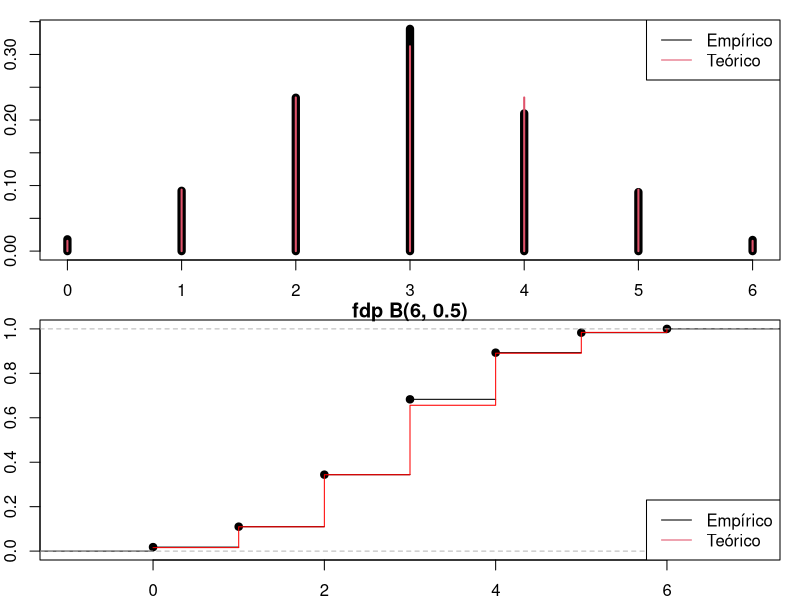
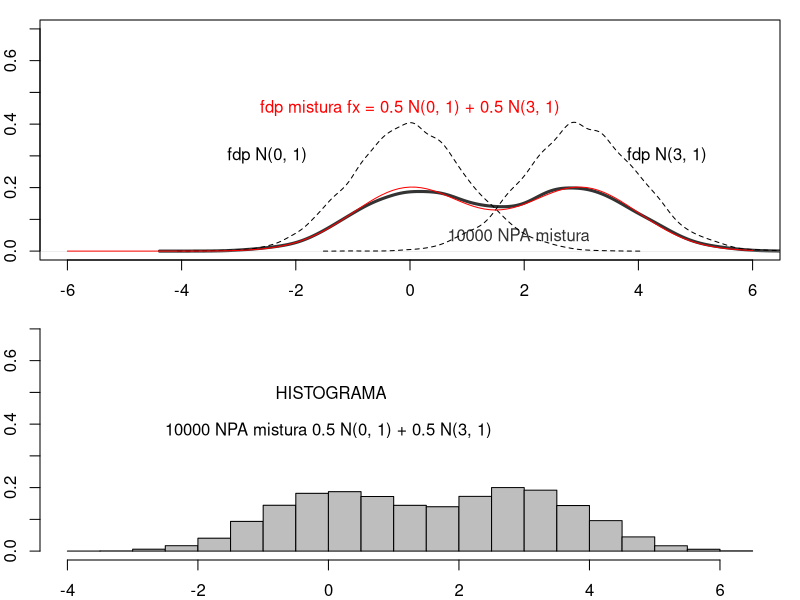
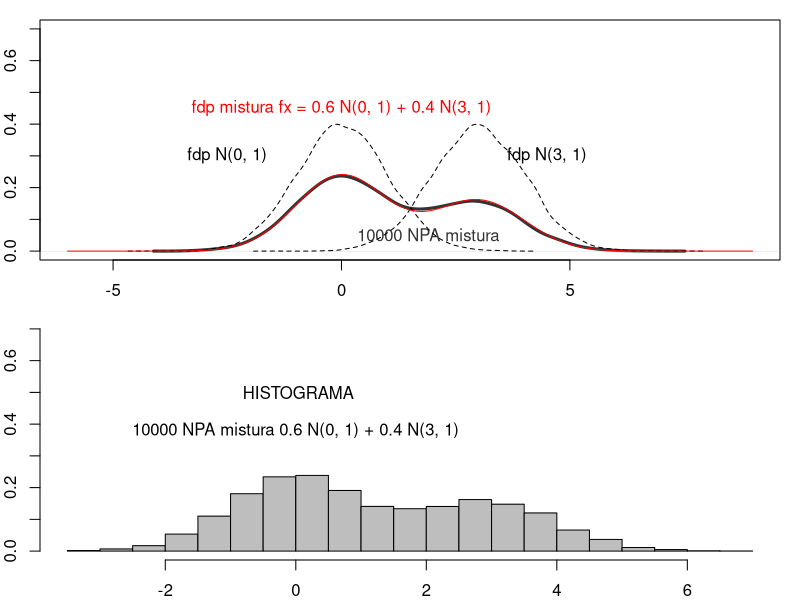
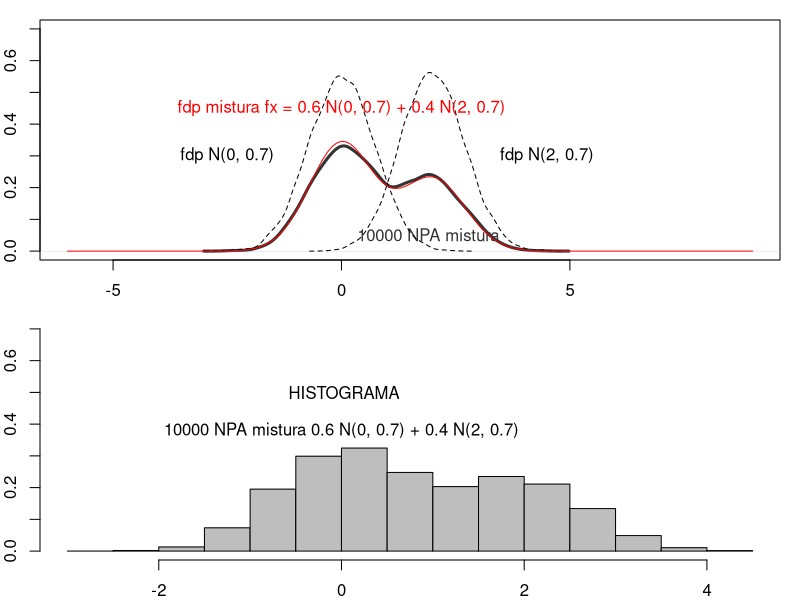

The R script that drew these images, in order:
## ---- chunk 1
knitr::opts_chunk$set(echo = TRUE)
library(stringr)

## ---- chunk 2
set.seed(444)


k <- 1000 # Nº de observações em cada amostra
n <- 6    # Nº de distribuições Bernoulli
p <- 0.5  # Probabilidade de sucesso

x <- matrix(as.integer(runif(k*n) > p), nrow = k, ncol=n)
y <- rowSums(x)
# medidas:
# mean(y)
# var(y)
# sd(y)
# hist(y, probability = T)

# escala gráficos
x.g <- c(0:n)

par(mfrow = c(2, 1),mar=c(2,2,1,1))

plot(prop.table(table(y)), xlab = "x", ylab = "P[X]", lwd=8)
points(dbinom(x.g, size=n, prob = p) ~ x.g, type = "h", col = 2, lwd = 2)
legend("topright", legend = c("Empírico", "Teórico"), lty = 1, col = c(1, 2))

plot(ecdf(y), main="fdp B(6, 0.5)")
lines(pbinom(x.g, size=n, prob=p)  ~ x.g, type = "s", col="red")
legend("bottomright", legend = c("Empírico", "Teórico"), lty = 1, col = c(1, 2))

# Medidas teóricas da distribuição:
# avg=np  S^2=npq S=sqrt(npq) 
# Onde p é a probabilidade de sucesso e q = 1 - p.

# Teste de autocorrelação
# acf(y)
## ---- chunk 3
elephant_in_boa_mixture <- function(mu_a, mu_b, 
                            desv_pad = 1, p_a = 1/2, p_b = 1/2, 
                            n = 10000, xx_min = -6, xx_max = 6) {
    
    mu <- c(mu_a, mu_b) # parâmetro mu de cada normal
    # "peso" de cada distribuição: p_a, p_b
    k <- sample(1:2, size=n, replace=TRUE, prob=c(p_a, p_b))
    m <- mu[k] # vector dim=n (mu_k1,...,mu_kn), elementos mu[1]=0 ou mu[2]=3
    x <- rnorm(n, m, desv_pad) 
    
    par(mfrow = c(2, 1),mar=c(2,2,1,1))
    # plot da densidade da mistura dos NPA
    plot(density(x), xlim = c(xx_min, xx_max), ylim = c(0, .7),
    lwd = 3, xlab="x", main="", col = "grey20")
    text(1.9, 0.05, str_glue("{n} NPA mistura"),col="grey20")

    # fdp de cada normal
    for (i in 1:2)
        lines(density(rnorm(n, mu[i], desv_pad)),lty=2)
    text(-2.5,.3, str_glue("fdp N({mu_a}, {desv_pad})"))
    text(4.5,.3, str_glue("fdp N({mu_b}, {desv_pad})"))
    
    # curva distribuição mistura teórica
    # fx = p_a N(mu_a, desv_pad) + p_b N(mu_n, desv_pad)
    t <- seq(xx_min, xx_max, by = 0.1)
    lines(t, p_a * dnorm(t, mu_a, desv_pad) + p_b * dnorm(t, mu_b, desv_pad), 
          lwd = 1, col = "red")
    text(0,.45, 
     str_glue('fdp mistura fx = {p_a} N({mu_a}, {desv_pad}) + {p_b} N({mu_b}, {desv_pad})'), 
     col="red")

    # HISTOGRAMA DOS NPA MISTURA
    hist(x, prob = TRUE, main = NULL, ylim = c(0, 0.7), col = "grey")
    text(0,0.50, " HISTOGRAMA")
    text(0,0.38, 
     str_glue("{n} NPA mistura {p_a} N({mu_a}, {desv_pad}) + {p_b} N({mu_b}, {desv_pad})"))
    
}

## ---- chunk 4
elephant_in_boa_mixture(mu_a = 0, mu_b = 3)

## ---- chunk 5
elephant_in_boa_mixture(mu_a = 0, mu_b = 3, p_a = 0.6, p_b = 0.4, xx_max = 9)

## ---- chunk 6
elephant_in_boa_mixture(mu_a = 0, mu_b = 2, desv_pad = 0.7, 
                        p_a = 0.6, p_b = 0.4, xx_max = 9)


